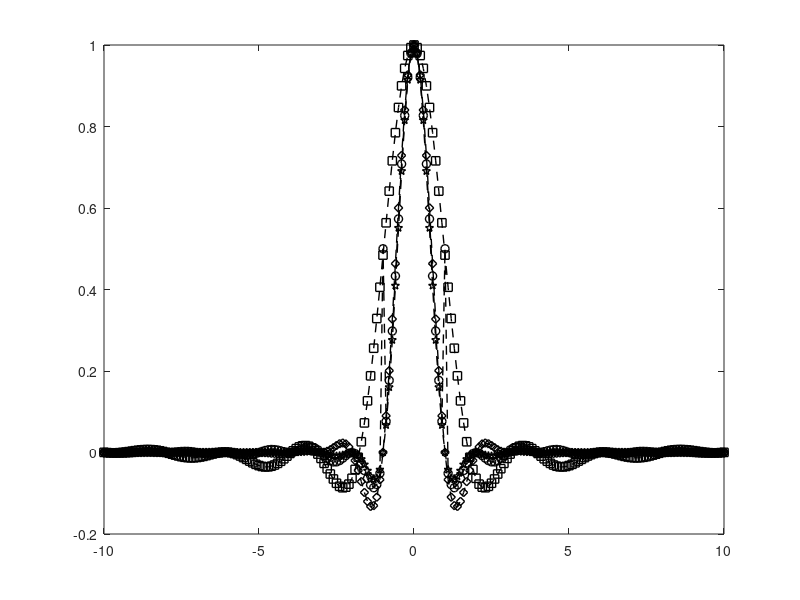

Reproduce this figure in MATLAB. (Note: this script raises an error after producing the figure.)

%%%%%%%%%%%%%%%%%%%%%%%%%%%%%%%%%%%%%%%%%%%%%
% Script for plotting the time domain and frequency domain representation
% of raised cosine filters for various values of alpha
%%%%%%%%%%%%%%%%%%%%%%%%%%%%%%%%%%%%%%%%%%%%%%
clear all
fs =10;
NFFT=1024;
FPulse=[-NFFT/2:NFFT/2-1]/NFFT;
alpha = 0.5;
%--------------------------------------------------------------------------
%--------------------------------------------------------------------------
%defining the RC filter
sincNum = sin(pi*[-fs:1/fs:fs]); % numerator of the sinc function
sincDen = (pi*[-fs:1/fs:fs]); % denominator of the sinc function
sincDenZero = find(abs(sincDen) < 10^-10);
sincOp = sincNum./sincDen;
sincOp(sincDenZero) = 1; % sin(pix/(pix) =1 for x =0

cosNum = cos(alpha*pi*[-fs:1/fs:fs]);
cosDen = (1-(2*alpha*[-fs:1/fs:fs]).^2);
cosDenZero = find(abs(cosDen)<10^-10);
cosOp = cosNum./cosDen;
cosOp(cosDenZero) = pi/4;

RC_Filter = sincOp.*cosOp;
RC_Filter_Spectrum = (abs((fft(RC_Filter,NFFT))/fs));
RC_Filter_Spectrum_dB = 20*log10((fft(RC_Filter,1024))/fs);
%--------------------------------------------------------------------------
%--------------------------------------------------------------------------
%LINEAR COMBINATION PULSE
%alpha*PLP(n=1) +(1-alpha)RC
constante=1; %alpha

Exp1_Num=((1-constante)*sin(pi*[-fs:1/fs:fs]).*cos(pi*alpha*[-fs:1/fs:fs])); %RC
Exp1_Den=pi*[-fs:1/fs:fs].*(1-(2*alpha*[-fs:1/fs:fs]).^2);
Exp1DenZero=find(abs(Exp1_Den) < 10^-10);
Exp1_Total=Exp1_Num./Exp1_Den;
Exp1_Total(Exp1DenZero)=0.5;

Exp2_Num=constante*sin(pi*[-fs:1/fs:fs]).*sin(pi*alpha*[-fs:1/fs:fs]); %PLP
Exp2_Den=pi^2*alpha*[-fs:1/fs:fs].^2;
Exp2DenZero=find(abs(Exp2_Den) < 10^-10);
Exp2_Total=Exp2_Num./Exp2_Den;
Exp2_Total(Exp2DenZero)=0.5;

Linear_Combination_Pulse_PLP=(Exp1_Total+Exp2_Total);
Linear_Combination_Pulse_PLP_Spectrum=(abs((fft(Linear_Combination_Pulse_PLP,NFFT))/fs));
Linear_Combination_Pulse_PLP_Spectrum_dB = 20*log10((fft(Linear_Combination_Pulse_PLP,1024))/fs);



%EXPONENTIAL LINEAR PULSE
constante=1; %alpha
beta = 0.1; %Beta


Exp2_2_Num=constante*sin(pi*[-fs:1/fs:fs]).*sin(pi*alpha*[-fs:1/fs:fs]); %PLP
Exp2_2_Den=pi^2*alpha*[-fs:1/fs:fs].^2;
Exp2_2DenZero=find(abs(Exp2_2_Den) < 10^-10);
Exp2_2_Total=Exp2_2_Num./Exp2_Den;
Exp2_Total(Exp2_2DenZero)=1;

Exp3 = exp(-pi*(beta/2)*[-fs:1/fs:fs].^2);

Exp3_Zero=find(abs(Exp3) < 10^-10);
Exp3(Exp3_Zero) = 1;

Exponential_Linear_Pulse=( Exp3.*Exp2_2_Total);
Exponential_Linear_Pulse(isnan(Exponential_Linear_Pulse))=1;
Exponential_Linear_Pulse_Spectrum=(abs((fft(Linear_Combination_Pulse_PLP,NFFT))/fs));
Exponential_Linear_Pulse_Spectrum_dB = 20*log10((fft(Linear_Combination_Pulse_PLP,1024))/fs);




%BETTER THAN RAISED COSINE PULSE

beta2 = (pi * alpha) / log(2);

% Calculate the sinc expression
sinc_BTRC_num = sin([-fs:1/fs:fs]);
sinc_BTRC_den = [-fs:1/fs:fs];
sinc_BTRC_tot = sinc_BTRC_num./sinc_BTRC_den;
sinc_BTRC_tot_zero=find(abs(sinc_BTRC_tot) < 10^-10);

% Calculate the second expression for BTRC
numerador_second_BTRC = (2 * beta2 * [-fs:1/fs:fs]) .* sin(pi * alpha * [-fs:1/fs:fs]);
numerador_second_BTRC = numerador_second_BTRC + (2 .* cos(pi * alpha * [-fs:1/fs:fs]) - 1);

% Never 0
denominador_second_BTRC = (beta2 * [-fs:1/fs:fs]).^2 + 1;

% Get the BTRC Pulse
BTRC = ((sinc_BTRC_tot .* numerador_second_BTRC) ./ denominador_second_BTRC);
%BTRC = arrayfun(@(x) BTRC(x,alpha),[-fs:1/fs:fs]);
BTRC(isnan(BTRC))=1;
BTRC(sinc_BTRC_tot_zero) = (numerador_second_BTRC(sinc_BTRC_tot_zero) / denominador_second_BTRC(sinc_BTRC_tot_zero));

BTRC_Pulse_Spectrum=(abs((fft(BTRC,NFFT))/fs));
BTRC_Pulse_Spectrum_dB = 20*log10((fft(BTRC,1024))/fs);



%--------------------------------------------------------------------------
%--------------------------------------------------------------------------
%Respuesta al Impulso
close all
figure(1)
plot([-fs:1/fs:fs],[RC_Filter],'--kd','LineWidth',1)
hold on
plot([-fs:1/fs:fs],[Linear_Combination_Pulse_PLP],'--ko','LineWidth',1)
hold on
plot([-fs:1/fs:fs],[BTRC],'--ks','LineWidth',1)
hold on
plot([-fs:1/fs:fs],[Exponential_Linear_Pulse],'--kp','LineWidth',1)
hold on

title('Impulse Response for ISI-Free Pulses with alpha='+string(alpha),'LineWidth',.1);
legend('RC', 'Linear Combination Pulse', 'BTRC', 'Exponential Linear Pulse');
axis([0 3 -.2 1.1])
hold all

grid on
xlabel('Time, t/T')
ylabel('Amplitude, h(t)')
%--------------------------------------------------------------------------
%--------------------------------------------------------------------------
%Respuesta en Frecuencia
figure(2)
plot(FPulse*2*fs, fftshift(RC_Filter_Spectrum),'--kd','LineWidth',1);
hold on
plot(FPulse*fs*2, fftshift(Linear_Combination_Pulse_PLP_Spectrum),'--ko','LineWidth',1);
hold on
plot(FPulse*fs*2, fftshift(BTRC_Pulse_Spectrum),'--ks','LineWidth',1);
hold on
plot(FPulse*fs*2, fftshift(Exponential_Linear_Pulse_Spectrum),'--kp','LineWidth',1);
hold on
title('Frequency Response for ISI-Free Pulses with alpha='+string(alpha),'LineWidth',.1);
legend('RC', 'Linear Combination Pulse', 'BTRC', 'Exponential Linear Pulse');
axis([-1.6 1.6 0 1])

grid on
xlabel('f/B')
ylabel('H(f)/T')
%--------------------------------------------------------------------------
%--------------------------------------------------------------------------
% %Spectral Magnitude
% figure(3)
% plot(FPulse*2*fs, fftshift(RC_Filter_Spectrum_dB),'--kd','LineWidth',1);
% hold on
% plot(FPulse*fs*2, fftshift(Linear_Combination_Pulse_PLP_Spectrum_dB),'--ko','LineWidth',1);
% hold on
% 
% legend('RC','Linear Combination Pulse');
% 
% 
% grid on
% xlabel('f/B')
% ylabel('dB')
%--------------------------------------------------------------------------
%-------------------------------------------------------------------------
% Welch spectral estimator.
%RAISED COSINE
% figure(4)
% Fs=10;
% h = spectrum.welch('Hamming') ;    %Create a Welch spectral estimator using a Hamming Window
% Hpsd_RC = psd(h,RC_Filter,'Fs',Fs','CenterDC',true);   %Calculate the PSD 
% normalizefreq(Hpsd_RC); 
% plot (Hpsd_RC)
% hold on
% grid on
% legend('Raised Cosine Pulse');
% 
% figure(5)
% %Linear Combination Pulse
% h = spectrum.welch('Hamming');   %Create a Welch spectral estimator using a Hamming Window
% Hpsd_Linear_Combination_Pulse_PLP = psd(h,Linear_Combination_Pulse_PLP,'Fs',Fs','CenterDC',true);  %Calculate the PSD 
% normalizefreq(Hpsd_Linear_Combination_Pulse_PLP); 
% plot(Hpsd_Linear_Combination_Pulse_PLP)
% hold on
% grid on
% legend('Linear Combination Pulse');
